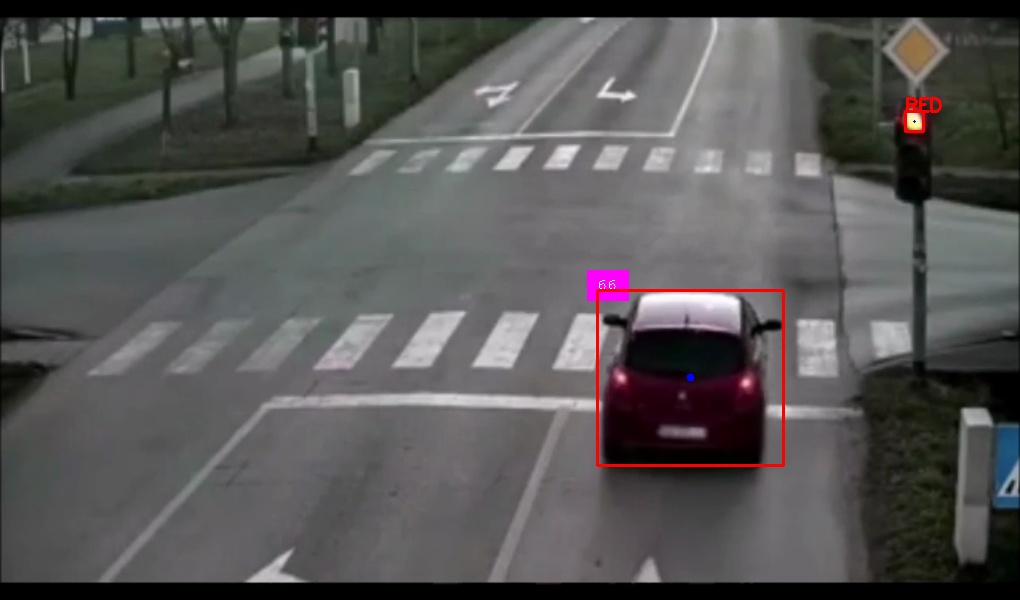
#> input picture saved_images/2026-01-31/12-11-31.jpg, 1020 x 600 px
$ python -i test1.py   (imports and definitions only)
#> lines starting #> are read from the running program, lines starting #| are printed output that depends on the picture; after the words box and inside, x2 and y2 are one past the last pixel; in counts of white or black regions, pixels touching at a corner belong together
import cv2
import numpy as np
from collections import deque

# Raw per-frame guesses (trees / glare) are smoothed over this window
_LIGHT_HISTORY = deque(maxlen=11)
# Analyze only the center of the drawn signal box (edges often show trees/sky)
_SIGNAL_INNER_MARGIN_FRAC = 0.22


def _bgr_red_dominance(bgr, v_ch):
    """Lit pixels where red channel wins (common for red LEDs when HSV hue is unreliable)."""
    b, g, r = cv2.split(bgr)
    bright = (v_ch > 38).astype(np.uint8) * 255
    rd = (r > 75).astype(np.uint8) * 255
    rg = (r.astype(np.int16) > g.astype(np.int16) + 15).astype(np.uint8) * 255
    rb = (r.astype(np.int16) > b.astype(np.int16) + 15).astype(np.uint8) * 255
    return cv2.bitwise_and(cv2.bitwise_and(cv2.bitwise_and(rd, rg), rb), bright)


def _bgr_green_dominance(bgr, v_ch):
    """Lit green LED: green should beat red clearly (reduces false green on red lamps)."""
    b, g, r = cv2.split(bgr)
    bright = (v_ch > 48).astype(np.uint8) * 255
    gd = (g > 70).astype(np.uint8) * 255
    gr = (g.astype(np.int16) > r.astype(np.int16) + 22).astype(np.uint8) * 255
    gb = (g.astype(np.int16) > b.astype(np.int16) + 12).astype(np.uint8) * 255
    return cv2.bitwise_and(cv2.bitwise_and(cv2.bitwise_and(gd, gr), gb), bright)


def _build_light_masks(hsv, bgr):
    """
    Red: dual HSV wraps + BGR red dominance (handles bloom / clipping).
    Green: narrow saturated green hue; must be G-dominant in BGR; no pixel votes both.
    """
    _h, _s, v_ch = cv2.split(hsv)
    # Orange–red and full red wrap; looser S so dim reds still count
    red_a = cv2.inRange(hsv, (0, 38, 48), (20, 255, 255))
    red_b = cv2.inRange(hsv, (158, 38, 48), (179, 255, 255))
    red = cv2.bitwise_or(red_a, red_b)
    red = cv2.bitwise_or(red, _bgr_red_dominance(bgr, v_ch))

    # True green lamps only: tight hue, high saturation (excludes yellow / cyan / grey housing)
    green_h = cv2.inRange(hsv, (44, 88, 68), (92, 255, 255))
    green = cv2.bitwise_and(green_h, _bgr_green_dominance(bgr, v_ch))

    # Any pixel we call red must not count toward green (fixes red→green misreads)
    green = cv2.bitwise_and(green, cv2.bitwise_not(red))
    return red, green


def _refine_masks(red, green, k=3):
    k = max(1, int(k))
    if k % 2 == 0:
        k += 1
    kernel = cv2.getStructuringElement(cv2.MORPH_ELLIPSE, (k, k))
    red = cv2.morphologyEx(red, cv2.MORPH_CLOSE, kernel)
    red = cv2.dilate(red, kernel, iterations=1)
    green = cv2.morphologyEx(green, cv2.MORPH_CLOSE, kernel)
    green = cv2.dilate(green, kernel, iterations=1)
    return red, green


# [45 lines left out: functions _draw_dots_in_signal_box, _signal_inner_box, not called in this run]


def _lit_mask(v_ch, percentile=74, floor_v=58):
    """Keep only brighter pixels (the lamp), not dark foliage / housing."""
    if v_ch.size == 0:
        return None
    thr = max(floor_v, int(np.percentile(v_ch, percentile)))
    return ((v_ch >= thr).astype(np.uint8)) * 255


# [12 lines left out: function _smooth_light_label, not called in this run]


def _classify_from_counts(red_count, green_count, roi_pixels):
    """Pick RED / GREEN; green needs a clearer lead to avoid false GREEN on red lights."""
    min_px = max(8, int(0.003 * roi_pixels))
    margin_red = 1.12
    margin_green = 1.45

    if red_count < min_px and green_count < min_px:
        return None
    if red_count >= min_px and red_count > green_count * margin_red:
        return "RED"
    if green_count >= min_px and green_count > red_count * margin_green:
        return "GREEN"
    if red_count >= min_px or green_count >= min_px:
        # Ambiguous: prefer RED (safer for violation logic)
        if red_count >= green_count:
            return "RED"
        return "GREEN" if green_count > red_count * 1.08 else "RED"
    return None


def process_frame(frame, signal_roi=None, signal_label_on_frame=True):
    """
    Classify traffic light as RED / GREEN.
    With signal_roi: classifies using the *center* of the box + bright-pixel gate + temporal smoothing
    (reduces tree background and flicker). Full user box is still outlined for reference.
    If signal_label_on_frame is False, the RED/GREEN/? text on the signal box is omitted (e.g. HUD elsewhere).
    """
    h, w = frame.shape[:2]
    off_x, off_y = 0, 0
    work = frame
    legacy_x_cutoff = 915
    outer_signal = None  # (x1,y1,x2,y2) full drawn box for overlay

    if signal_roi is not None:
        x1, y1, x2, y2 = signal_roi
        x1, x2 = sorted([int(x1), int(x2)])
        y1, y2 = sorted([int(y1), int(y2)])
        x1 = max(0, min(x1, w - 1))
        x2 = max(x1 + 1, min(x2, w))
        y1 = max(0, min(y1, h - 1))
        y2 = max(y1 + 1, min(y2, h))
        outer_signal = (x1, y1, x2, y2)
        ix1, iy1, ix2, iy2 = _signal_inner_box(x1, y1, x2, y2)
        work = frame[iy1:iy2, ix1:ix2]
        off_x, off_y = ix1, iy1
    else:
        xc = min(legacy_x_cutoff, w)
        if xc < 2:
            return frame, None
        work = frame[:, 0:xc]

    if work.size == 0:
        return frame, None

    bgr = cv2.GaussianBlur(work, (3, 3), 0)
    # Do not CLAHE before HSV — it skews hue and often turns red blobs into false greens
    hsv = cv2.cvtColor(bgr, cv2.COLOR_BGR2HSV)

    red_m, green_m = _build_light_masks(hsv, bgr)
    red_m, green_m = _refine_masks(red_m, green_m, k=3)
    green_m = cv2.bitwise_and(green_m, cv2.bitwise_not(red_m))

    _h2, _s2, v_ch = cv2.split(hsv)
    lit = _lit_mask(v_ch)
    if lit is not None:
        red_m = cv2.bitwise_and(red_m, lit)
        green_m = cv2.bitwise_and(green_m, lit)

    roi_pixels = work.shape[0] * work.shape[1]
    red_count = int(cv2.countNonZero(red_m))
    green_count = int(cv2.countNonZero(green_m))
    raw_label = _classify_from_counts(red_count, green_count, roi_pixels)

    if outer_signal is not None:
        _LIGHT_HISTORY.append(raw_label)
        detected_label = _smooth_light_label(_LIGHT_HISTORY)
    else:
        detected_label = raw_label

    if signal_roi is not None and outer_signal is not None:
        sx1, sy1, sx2, sy2 = outer_signal
        if detected_label == "RED":
            border = (0, 0, 255)
            text_color = (0, 0, 255)
        elif detected_label == "GREEN":
            border = (0, 255, 0)
            text_color = (0, 255, 0)
        else:
            border = (128, 128, 128)
            text_color = (200, 200, 200)
        # Outline the full ROI you drew; classification uses the inner region only
        cv2.rectangle(frame, (sx1, sy1), (sx2, sy2), border, 2)
        if signal_label_on_frame:
            txt = detected_label if detected_label else "?"
            cv2.putText(
                frame,
                txt,
                (sx1, max(18, sy1 - 6)),
                cv2.FONT_HERSHEY_SIMPLEX,
                0.65,
                text_color,
                2,
            )
        # Dots only over the inner analysis crop (same pixels used for RED/GREEN counts)
        rw, rh = work.shape[1], work.shape[0]
        dot_r = max(3, min(rw, rh) // 14)
        if detected_label == "RED":
            _draw_dots_in_signal_box(frame, off_x, off_y, red_m, radius=dot_r)
        elif detected_label == "GREEN":
            _draw_dots_in_signal_box(frame, off_x, off_y, green_m, radius=dot_r)
        else:
            both = cv2.bitwise_or(red_m, green_m)
            _draw_dots_in_signal_box(frame, off_x, off_y, both, radius=max(2, dot_r - 1))
    else:
        if detected_label == "RED":
            color, text_color = (0, 0, 255), (0, 0, 255)
        elif detected_label == "GREEN":
            color, text_color = (0, 255, 0), (0, 255, 0)
        else:
            return frame, None
        ys, xs = np.where(cv2.bitwise_or(red_m, green_m) > 0)
        if len(xs) == 0:
            return frame, None
        gx1, gy1 = int(xs.min()) + off_x, int(ys.min()) + off_y
        gx2, gy2 = int(xs.max()) + off_x, int(ys.max()) + off_y
        cv2.rectangle(frame, (gx1, gy1), (gx2, gy2), color, 2)
        if signal_label_on_frame:
            cv2.putText(
                frame,
                detected_label,
                (gx1, gy1),
                cv2.FONT_HERSHEY_SIMPLEX,
                0.6,
                text_color,
                2,
            )

    return frame, detected_label

>>> import cv2
>>> picture = cv2.imread('../../saved_images/2026-01-31/12-11-31.jpg')
#> picture is the input picture: shape (600, 1020, 3); mean B, G, R 84.4, 84.8, 86
>>> result = process_frame(picture)
#> in process_frame, `hsv = cv2.cvtColor(bgr, cv2.COLOR_BGR2HSV)`: hsv: shape (600, 915, 3); mean H, S, V 89.7, 24, 91.9
#> in _build_light_masks, `_h, _s, v_ch = cv2.split(hsv)`:
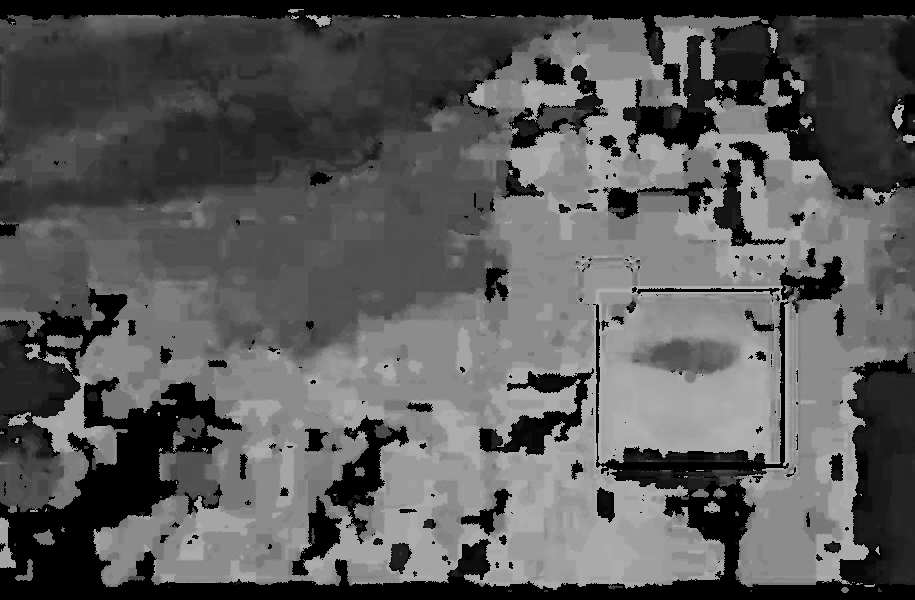
#> _h: shape (600, 915); min 0, max 179, mean 89.7
#> in _build_light_masks, `red_a = cv2.inRange(hsv, (0, 38, 48), (20, 255, 255))`:
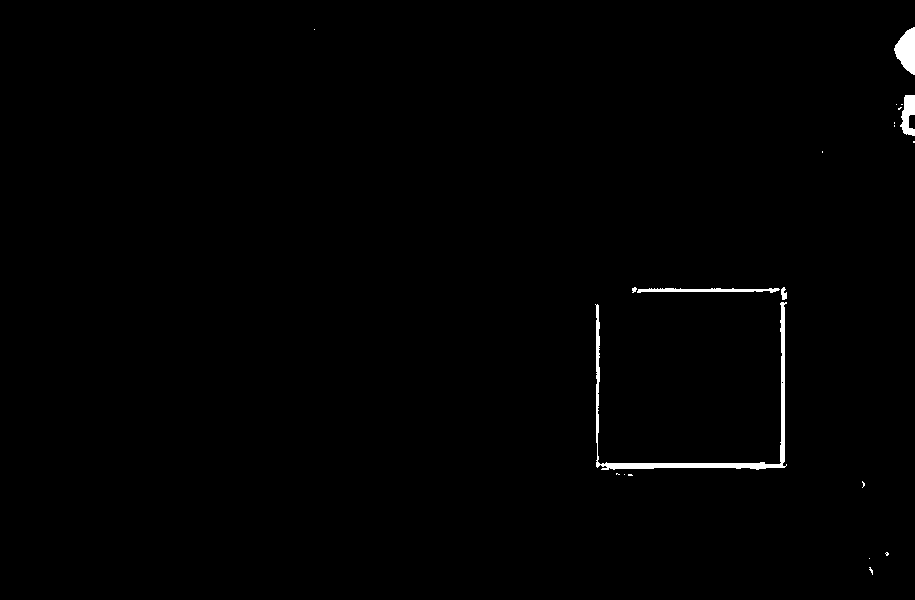
#> red_a: shape (600, 915); 0.69% white; 21 white regions (15 under 20 px), largest, box (x1, y1, x2, y2) and area: (595, 302, 787, 470) 2121, (894, 27, 915, 75) 657, (637, 288, 780, 293) 455, (900, 95, 915, 136) 406, (781, 287, 787, 300) 56, (632, 287, 637, 293) 21
#> in _build_light_masks, `red_b = cv2.inRange(hsv, (158, 38, 48), (179, 255, 255))`: red_b: shape (600, 915); 1% white; 29 white regions (18 under 20 px), largest, box (x1, y1, x2, y2) and area: (594, 287, 787, 469) 2488, (700, 358, 766, 446) 1463, (657, 424, 708, 440) 606
#> in _build_light_masks, `red = cv2.bitwise_or(red_a, red_b)`: red: shape (600, 915); 1.7% white; 25 white regions (17 under 20 px), largest, box (x1, y1, x2, y2) and area: (594, 287, 787, 470) 5687, (700, 358, 766, 446) 1463, (894, 27, 915, 75) 657
#> in _bgr_red_dominance, `b, g, r = cv2.split(bgr)`:
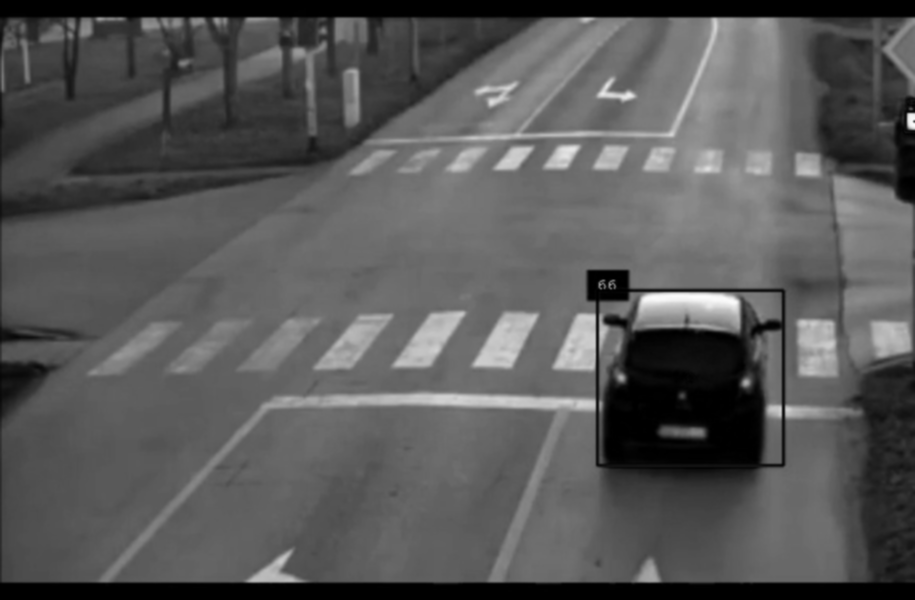
#> g: shape (600, 915); min 0, max 252, mean 87.9
#> in _bgr_red_dominance, `bright = (v_ch > 38).astype(np.uint8) * 255`: bright: shape (600, 915); 88.9% white; 56 black regions (19 under 20 px), largest, box (x1, y1, x2, y2) and area: (0, 522, 915, 600) 17067, (0, 0, 915, 50) 16384, (604, 390, 763, 463) 9169
#> in _bgr_red_dominance, `rd = (r > 75).astype(np.uint8) * 255`: rd: shape (600, 915); 70.3% white; 18 black regions (11 under 20 px), largest, box (x1, y1, x2, y2) and area: (0, 0, 915, 600) 122355, (602, 299, 781, 464) 19879, (807, 30, 915, 210) 12736
#> in _bgr_red_dominance, `rg = (r.astype(np.int16) > g.astype(np.int16) + 15).astype(np.uint8) *..`: rg: shape (600, 915); 3.6% white; 7 white regions (1 under 20 px), largest, box (x1, y1, x2, y2) and area: (585, 268, 787, 469) 17718, (673, 314, 734, 335) 665, (895, 95, 915, 143) 640, (897, 31, 915, 74) 539, (632, 319, 645, 332) 116, (664, 324, 672, 330) 33
#> in _bgr_red_dominance, `rb = (r.astype(np.int16) > b.astype(np.int16) + 15).astype(np.uint8) *..`: rb: shape (600, 915); 2.6% white; 5 white regions (1 under 20 px), largest, box (x1, y1, x2, y2) and area: (604, 364, 764, 448) 8056, (594, 287, 787, 470) 4614, (894, 27, 915, 77) 751, (896, 95, 915, 143) 667
#> in _bgr_red_dominance, `return cv2.bitwise_and(cv2.bitwise_and(cv2.bitwise_and(rd, rg), rb), b..`: returned value: shape (600, 915); 1.1% white; 8 white regions (1 under 20 px), largest, box (x1, y1, x2, y2) and area: (594, 287, 787, 469) 4415, (897, 31, 915, 74) 539, (896, 95, 915, 135) 444
#> in _build_light_masks, `red = cv2.bitwise_or(red, _bgr_red_dominance(bgr, v_ch))`: red: shape (600, 915); 1.7% white; 25 white regions (17 under 20 px), largest, box (x1, y1, x2, y2) and area: (594, 287, 787, 470) 5853, (700, 358, 766, 446) 1463, (894, 27, 915, 75) 658
#> in _build_light_masks, `green_h = cv2.inRange(hsv, (44, 88, 68), (92, 255, 255))`: green_h: shape (600, 915); every value is 0
#> in _bgr_green_dominance, `bright = (v_ch > 48).astype(np.uint8) * 255`: bright: shape (600, 915); 84.7% white; 58 black regions (25 under 20 px), largest, box (x1, y1, x2, y2) and area: (0, 360, 915, 600) 26129, (0, 0, 915, 78) 18184, (603, 312, 764, 463) 16568
#> in _bgr_green_dominance, `gd = (g > 70).astype(np.uint8) * 255`:
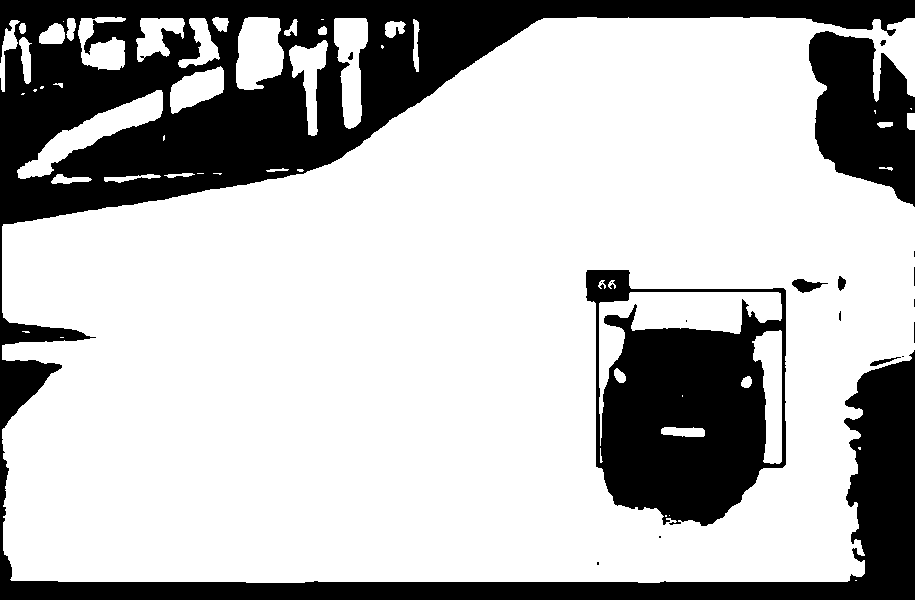
#> gd: shape (600, 915); 72.5% white; 19 black regions (10 under 20 px), largest, box (x1, y1, x2, y2) and area: (0, 0, 915, 600) 106885, (586, 270, 786, 526) 31207, (809, 31, 915, 207) 12437
#> in _bgr_green_dominance, `gb = (g.astype(np.int16) > b.astype(np.int16) + 12).astype(np.uint8) *..`: gb: shape (600, 915); 4% white; 38 white regions (18 under 20 px), largest, box (x1, y1, x2, y2) and area: (11, 38, 165, 126) 8082, (358, 21, 519, 130) 6159, (826, 54, 889, 159) 3255
#> in _refine_masks, `red = cv2.morphologyEx(red, cv2.MORPH_CLOSE, kernel)`: red: shape (600, 915); 1.7% white; 22 white regions (13 under 20 px), largest, box (x1, y1, x2, y2) and area: (594, 287, 787, 473) 5889, (700, 358, 766, 446) 1463, (894, 27, 915, 75) 658
#> in _refine_masks, `red = cv2.dilate(red, kernel, iterations=1)`:
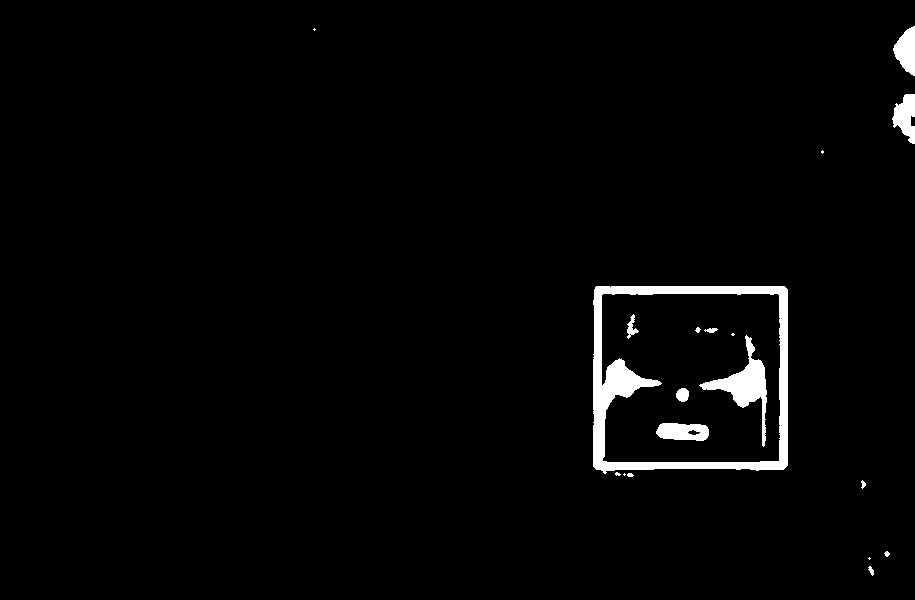
#> red: shape (600, 915); 2.2% white; 19 white regions (6 under 20 px), largest, box (x1, y1, x2, y2) and area: (593, 286, 788, 474) 7432, (699, 335, 767, 447) 1859, (656, 423, 709, 441) 760
#> in _lit_mask, `thr = max(floor_v, int(np.percentile(v_ch, percentile)))`: thr = 113
#> in _lit_mask, `return ((v_ch >= thr).astype(np.uint8)) * 255`: returned value: shape (600, 915); 26.4% white; 81 white regions (34 under 20 px), largest, box (x1, y1, x2, y2) and area: (101, 18, 854, 582) 108451, (833, 176, 912, 363) 10708, (519, 498, 588, 581) 3178
#> in process_frame, `red_m = cv2.bitwise_and(red_m, lit)`:
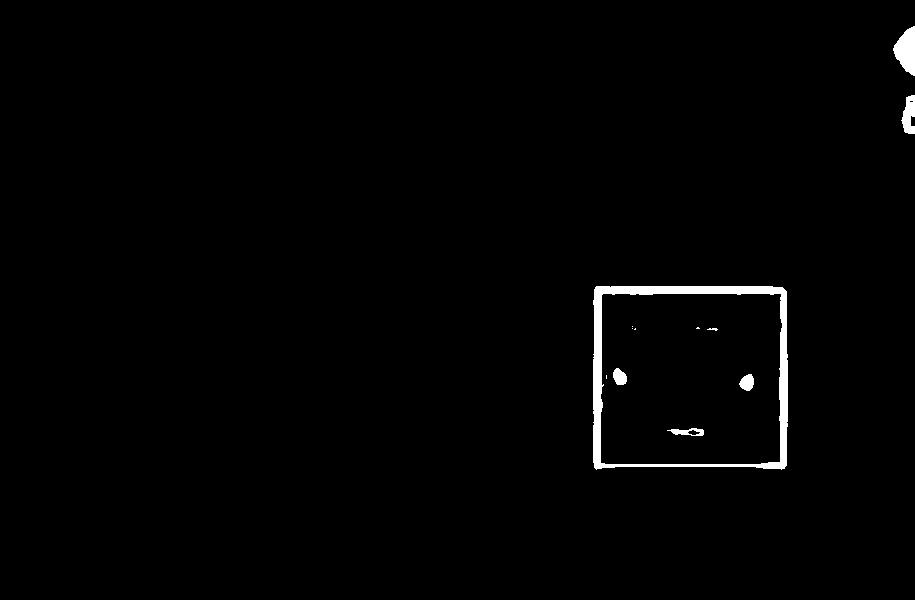
#> red_m: shape (600, 915); 1.2% white; 12 white regions (5 under 20 px), largest, box (x1, y1, x2, y2) and area: (593, 286, 788, 470) 4922, (893, 26, 915, 76) 717, (901, 95, 915, 134) 375
#> in process_frame, `red_count = int(cv2.countNonZero(red_m))`: red_count = 6574
#> in process_frame, `green_count = int(cv2.countNonZero(green_m))`: green_count = 0
#> in process_frame, `raw_label = _classify_from_counts(red_count, green_count, roi_pixels)`: raw_label = 'RED'
#> in process_frame, `ys, xs = np.where(cv2.bitwise_or(red_m, green_m) > 0)`: ys = 6574 values from 26 to 469; xs = 6574 values, max 914 at index 1, min 593 at index 2726, mean 723.8
#> in process_frame, `gx1, gy1 = int(xs.min()) + off_x, int(ys.min()) + off_y`: gx1 = 593; gy1 = 26
#> in process_frame, `gx2, gy2 = int(xs.max()) + off_x, int(ys.max()) + off_y`: gx2 = 914; gy2 = 469
#> in process_frame, `cv2.putText( frame, detected_label, (gx1, gy1), cv2.FONT_HERSHEY_SIMPL..`:
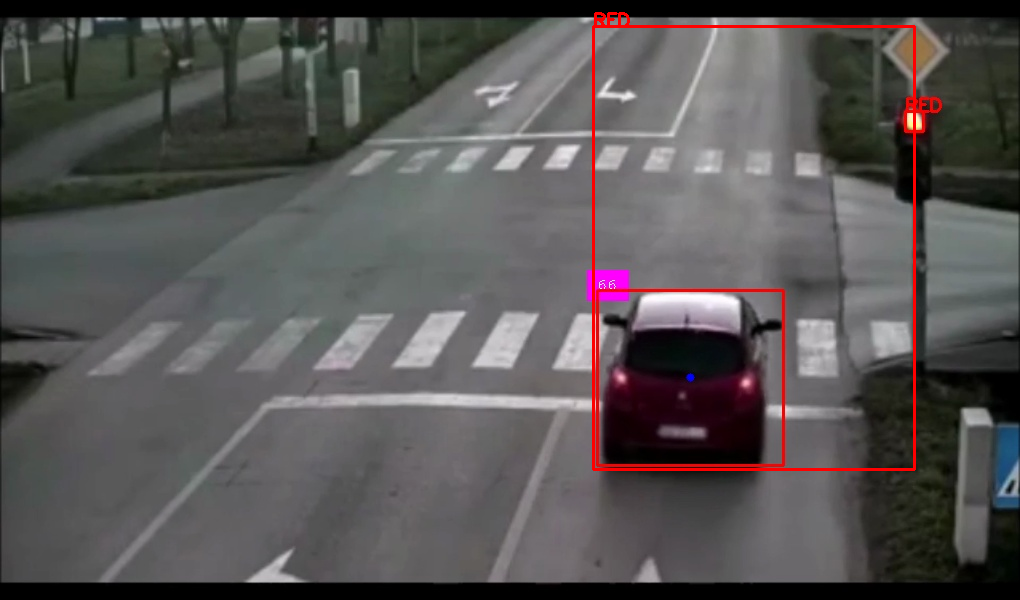
#> frame: shape (600, 1020, 3); mean B, G, R 83.8, 84.2, 87.3
